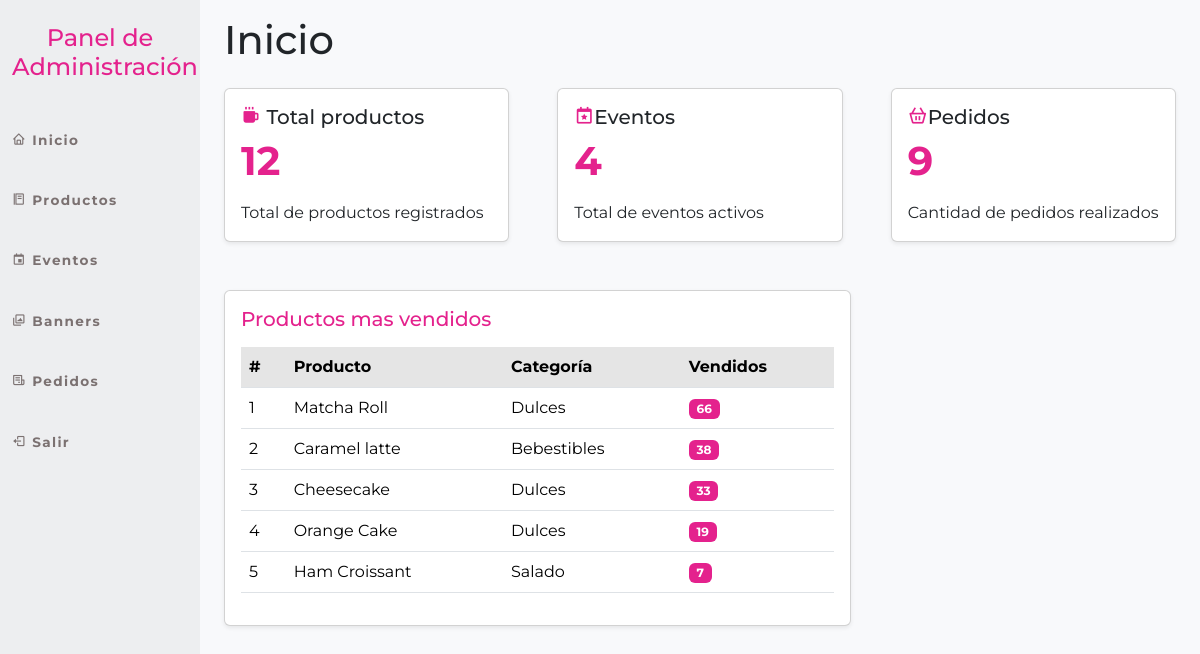
/panel_admin/ (signed in), run on an earlier commit of the app's database.
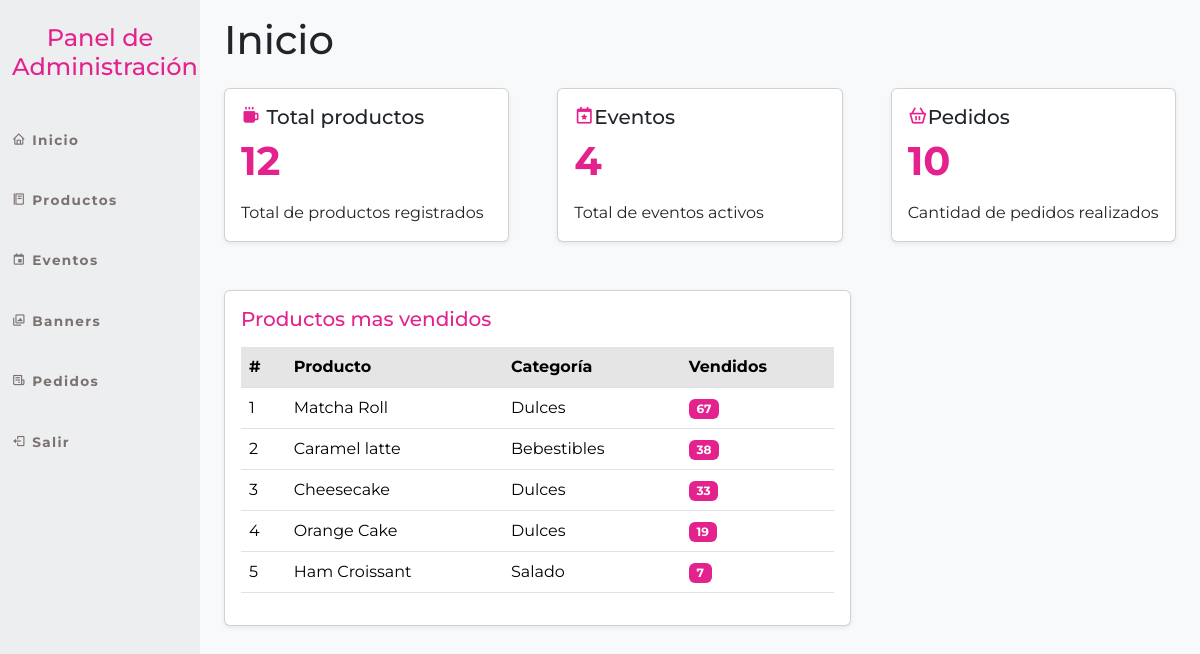
And on a later commit of the database.
### cafeteria_app/models.py (models this page shows, shortened)
class Product(models.Model):
    category = models.ForeignKey(Category, on_delete=models.CASCADE)
    name = models.CharField(max_length=30)
    price = models.PositiveIntegerField()
    descuento = models.IntegerField(default=0, verbose_name="Descuento")
    details = models.TextField(blank=True)
    image = models.ImageField(upload_to='products/', blank=True, null=True)
    stock = models.PositiveIntegerField(default=0, verbose_name="Stock disponible")
    is_new = models.BooleanField(default=False, verbose_name="menu nuevo")
    is_best = models.BooleanField(default=False, verbose_name="mas queridos")

class Category(models.Model):
    name = models.CharField(max_length=15)
    def __str__(self):
        return self.name

### panel_admin/views.py (the view)
# urls.py: path('panel_admin/', include('panel_admin.urls')),
@login_required(login_url='login_admin')
@user_passes_test(es_admin)
def panel_admin(request):
    top_productos = Product.objects.annotate(
        total_vendido=Sum('pedidoitem__cantidad')
    ).order_by('-total_vendido')[:5]
    data = {
        'total_productos': Product.objects.count(),
        'total_categorias': Category.objects.count(),
        'total_pedidos': Pedido.objects.count(),
        'total_eventos': Events.objects.count(),
        'top_productos': top_productos,
    }
    return render(request, 'panel_admin/panel_admin.html', data)

### cafeteria_app/context_processors.py (called while the page is built)
def cart(request):
    return {'cart': Cart(request)}

### panel_admin/views.py (called while the page is built)
def es_admin(user):
    return user.is_staff

### panel_admin/templates/panel_admin/panel_admin.html
{% extends 'panel_admin/base.html' %}
{% block main %}
<h1 class="mb-4">Inicio </h1>
<div class="row g-5 mb-5">
<div class="col-md-4">
    <div class ="card shadow-sm h-100"style="border-radius=5px">
            <div class="card-body">
                <h5 class="card-title">
                    <i class="bx bxs-coffee" style="color:#e4228d;"></i> Total productos
                </h5>
                <p class="display-6 fw-bold" style="color: #e4228d;">{{ total_productos }}</p>
                <p class="card-text"> Total de productos registrados</p>
            </div>
        </div>
    </div>
    <div class="col-md-4">
        <div class="card shadow-sm h-100"style="border-radius=15px">
            <div class="card-body">
                <h5 class="card-title">
                    <i class="bx bx-calendar-star" style="color:#e4228d;"></i>Eventos
                </h5>
                <p class="display-6 fw-bold" style="color: #e4228d;">{{ total_eventos }}</p>
                <p class="card-text ">Total de eventos activos</p>
            </div>
        </div>
    </div>
    <div class="col-md-4">
        <div class="card  shadow-sm h-100"style="border-radius=15px">
            <div class="card-body">
                <h5 class="card-title">
                    <i class="bx bx-basket" style="color:#e4228d;"></i>Pedidos
                </h5>
                <p class="display-6 fw-bold" style="color: #e4228d;">{{ total_pedidos }}</p>
                <p class="card-text">Cantidad de pedidos realizados</p>
            </div>
        </div>
        </div>
</div>
<div class="row g-4">
    <div class="col-md-8">
        <div class="card shadow-sm" style="border-radius=15px">
            <div class="card-body">
                <h5 class="card-title" style="color: #e4228d;">Productos mas vendidos</h5>
                <table class="table table-hover mt-3 align-middle">
                    <thead>
                        <tr class="table-active">
                            <th>#</th>
                            <th>Producto</th>
                            <th>Categoría</th>
                            <th>Vendidos</th>
                        </tr>
                    </thead>
                    <tbody>
                        {% for producto in top_productos %}
                        <tr>
                            <td>{{ forloop.counter }}</td>
                            <td>{{ producto.name }}</td>
                            <td>{{ producto.category }}</td>
                            <td>
                                <span class="badge" style="background-color: #e4228d;">
                                    {{ producto.total_vendido|default:"0" }}
                                </span>
                            </td>
                        </tr>
                        {% empty %}
                        <tr>
                            <td colspan="4" class="text-center text-muted">No hay pedidos</td>
                        </tr>
                        {% endfor %}
                    </tbody>
                </table>
            </div>
        </div>
    </div>
</div>
{% endblock %}

What changed in the data, as far as the page shows it:
changed Product "Matcha Roll": total_vendido "66" → "67"
Also different on the page:
{{ total_pedidos }}: "9" → "10"
